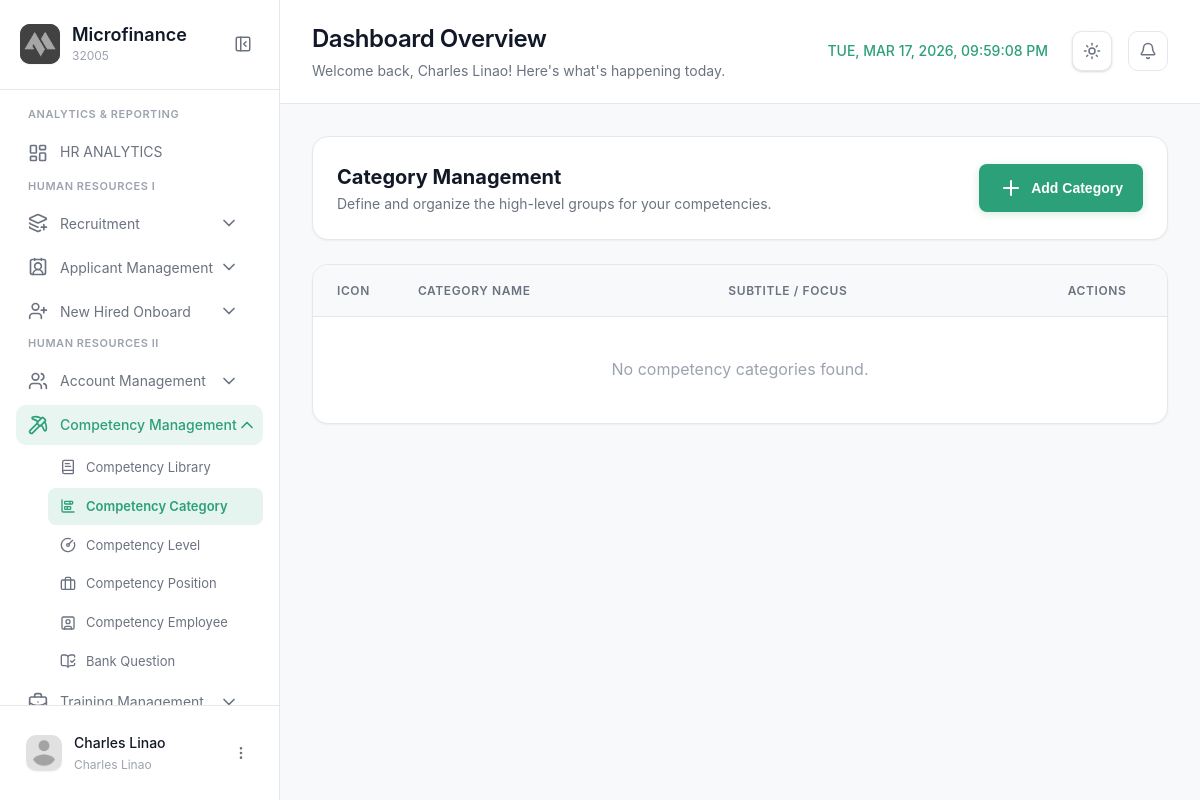
/modules/admin/competencycategory.php (signed in), run on an earlier commit of the app's database.
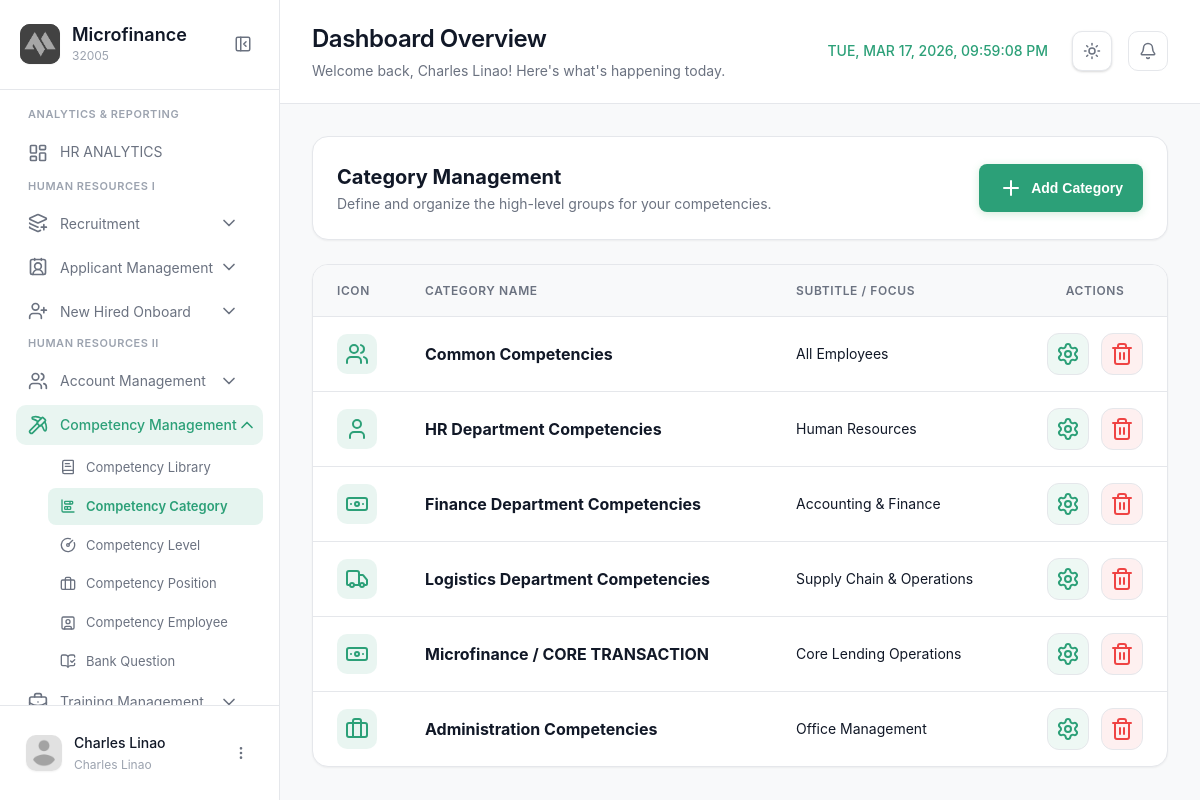
And on a later commit of the database.
### tables this page shows
CREATE TABLE `competency_categories` (
  `id` int(11) NOT NULL,
  `name` varchar(100) NOT NULL,
  `subtitle` varchar(100) DEFAULT NULL,
  `department_id` int(11) DEFAULT NULL
);

### modules/admin/competencycategory.php (the view, shortened to what this page needs)
<?php
$page = 'competencycategory';
$module = 'competency';
?>
<!DOCTYPE html>
<html lang="en">
<head>
  <link rel="stylesheet" href="../../css/competencycategory.css?v=1.2">
</head>
<body>
  <aside class="sidebar" id="sidebar">
    <div class="sidebar-header">
      <div class="logo-container">
        <div class="logo-wrapper">
          <img src="../../img/logo.png" alt="Logo" class="logo">
        </div>
        <div class="logo-text">
          <h2 class="app-name">Microfinance</h2>
          <span class="app-tagline">32005</span>
        </div>
      </div>
      <button class="sidebar-toggle" id="sidebarToggle">
        <i data-lucide="panel-left-close"></i>
      </button>
    </div>
    <nav class="sidebar-nav">
      <div class="nav-section">
        <span class="nav-section-title">ANALYTICS & REPORTING</span>
        <a href="dashboard.php" class="nav-item active">
          <i data-lucide="layout-dashboard"></i>
          <span>HR ANALYTICS</span>
        </a>
      <div class="nav-section">
        <span class="nav-section-title">HUMAN RESOURCES I</span>
        <div class="nav-item-group active">
          <button class="nav-item has-submenu" data-module="recruitment">
            <div class="nav-item-content">
              <i data-lucide="layers-plus"></i>
              <span>Recruitment</span>
            </div>
            <i data-lucide="chevron-down" class="submenu-icon"></i>
          </button>
          <div class="nav-item-group active">
          <button class="nav-item has-submenu" data-module="applicationmgt">
            <div class="nav-item-content">
              <i data-lucide="contact-round"></i>
              <span>Applicant Management</span>
            </div>
            <i data-lucide="chevron-down" class="submenu-icon"></i>
          </button>
          <div class="nav-item-group active">
          <button class="nav-item has-submenu" data-module="newhiredonboard">
            <div class="nav-item-content">
              <i data-lucide="user-plus"></i>
              <span>New Hired Onboard</span>
            </div>
            <i data-lucide="chevron-down" class="submenu-icon"></i>
          </button>
        </div>
        <div class="nav-section">
        <span class="nav-section-title">HUMAN RESOURCES II</span>
        <div class="nav-item-group active">
          <button class="nav-item has-submenu" data-module="accounts">
            <div class="nav-item-content">
              <i data-lucide="users"></i>
              <span>Account Management</span>
            </div>
            <i data-lucide="chevron-down" class="submenu-icon"></i>
          </button>
           <div class="nav-item-group <?php echo ($module === 'competency') ? 'active' : ''; ?>">
            <button class="nav-item has-submenu" data-module="competency">
              <div class="nav-item-content">
                <i data-lucide="pickaxe"></i>
                <span>Competency Management</span>
              </div>
              <i data-lucide="chevron-down" class="submenu-icon"></i>
            </button>
            <div class="submenu" id="submenu-competency">
              <a href="competencylibrary.php" class="submenu-item <?php echo ($page === 'competency') ? 'active' : ''; ?>">
                <i data-lucide="book-text"></i>
                <span>Competency Library</span>
              </a>
              <a href="competencycategory.php" class="submenu-item <?php echo ($page === 'competencycategory') ? 'active' : ''; ?>">
                <i data-lucide="chart-bar-stacked"></i>
                <span>Competency Category</span>
              </a>
               <a href="competencylevel.php" class="submenu-item <?php echo ($page === 'competencylevel') ? 'active' : ''; ?>">
                <i data-lucide="circle-gauge"></i>
                <span>Competency Level</span>
              </a>
              <a href="competencyposition.php" class="submenu-item <?php echo ($page === 'competencyposition') ? 'active' : ''; ?>">
                <i data-lucide="briefcase"></i>
                <span>Competency Position</span>
              </a>
              <a href="competencyemployee.php" class="submenu-item <?php echo ($page === 'competencyemployee') ? 'active' : ''; ?>">
                <i data-lucide="square-user"></i>
                <span>Competency Employee</span>
              </a>
                <a href="bankquestion.php" class="submenu-item <?php echo ($page === 'bankquestion') ? 'active' : ''; ?>">
                <i data-lucide="book-open-check"></i>
                <span>Bank Question</span>
              </a>
            </div>
        </div>
         <div class="nav-item-group <?php echo ($module === 'training') ? 'active' : ''; ?>">
            <button class="nav-item has-submenu" data-module="training">
              <div class="nav-item-content">
                <i data-lucide="briefcase-business"></i>
                <span>Training Management</span>
              </div>
              <i data-lucide="chevron-down" class="submenu-icon"></i>
            </button>
        </div>
    </nav>
    <div class="sidebar-footer">
      <div class="user-profile">
        <div class="user-avatar">
          <img src="../../img/profile.png" alt="User">
        </div>
        <div class="user-info">
          <span class="user-name"><?php echo htmlspecialchars($_SESSION['username'] ?? 'Admin'); ?></span>
          <span class="user-role"><?php echo htmlspecialchars($_SESSION['user_role'] ?? 'Administrator'); ?></span>
        </div>
        <button class="user-menu-btn" id="userMenuBtn">
          <i data-lucide="more-vertical"></i>
        </button>
      </div>
    </div>
  </aside>
  <main class="main-content">
    <header class="page-header">
      <div class="header-left">
        <div class="header-title">
          <h1>Dashboard Overview</h1>
          <p>Welcome back, <?php echo htmlspecialchars($_SESSION['username'] ?? 'User'); ?>! Here's what's happening today.</p>
        </div>
      </div>
      <div class="header-right">
                <div class="header-clock">
          <span id="realTimeClock"></span>
        </div>
        <button class="theme-toggle" id="themeToggle" aria-label="Toggle theme">
          <i data-lucide="sun" class="sun-icon"></i>
        </button>
        <button class="icon-btn">
          <i data-lucide="bell"></i>
        </button>
      </div>
    </header>
    <div class="content-wrapper">
      <?php require_once __DIR__ . '/../../config/config.php'; ?>
      <div class="action-bar-cat">
        <div class="ab-left-cat">
          <h2>Category Management</h2>
          <p>Define and organize the high-level groups for your competencies.</p>
        </div>
        <button class="add-category-btn-main" id="addCategoryBtnMain">
          <i data-lucide="plus"></i>
          <span>Add Category</span>
        </button>
      </div>
      <div class="category-grid">
        <table class="category-table-new">
          <thead>
            <tr>
              <th style="width: 80px;">Icon</th>
              <th>Category Name</th>
              <th>Subtitle / focus</th>
              <th style="width: 140px; text-align: center;">
                <div class="th-actions-cat">
                  <span>Actions</span>
                </div>
              </th>
            </tr>
          </thead>
          <tbody>
            <?php
            $query = "SELECT * FROM competency_categories ORDER BY id ASC";
            $result = $conn->query($query);
            if ($result && $result->num_rows > 0) {
                while ($row = $result->fetch_assoc()) {
                    $catName = strtolower($row['name']);
                    $displayIcon = 'folder';
                    if (strpos($catName, 'common') !== false) $displayIcon = 'users';
                    else if (strpos($catName, 'hr') !== false || strpos($catName, 'human') !== false) $displayIcon = 'user';
                    else if (strpos($catName, 'finance') !== false || strpos($catName, 'accounting') !== false) $displayIcon = 'banknote';
                    else if (strpos($catName, 'logistics') !== false) $displayIcon = 'truck';
                    else if (strpos($catName, 'microfinance') !== false || strpos($catName, 'core') !== false) $displayIcon = 'landmark';
                    else if (strpos($catName, 'admin') !== false) $displayIcon = 'briefcase';
            ?>
            <tr data-category-id="<?php echo $row['id']; ?>">
              <td>
                <div class="cat-icon-display">
                  <i data-lucide="<?php echo $displayIcon; ?>"></i>
                </div>
              </td>
              <td><strong><?php echo htmlspecialchars($row['name']); ?></strong></td>
              <td class="cat-subtitle-text"><?php echo htmlspecialchars($row['subtitle']); ?></td>
              <td style="text-align: center;">
                <div class="cat-actions">
                  <button class="action-btn edit-btn-cat" title="Edit Category"
                          data-id="<?php echo $row['id']; ?>"
                          data-name="<?php echo htmlspecialchars($row['name']); ?>"
                          data-subtitle="<?php echo htmlspecialchars($row['subtitle']); ?>">
                    <i data-lucide="settings"></i>
                  </button>
                  <button class="action-btn delete-btn-cat" title="Delete Category"
                          data-id="<?php echo $row['id']; ?>">
                    <i data-lucide="trash-2"></i>
                  </button>
                </div>
              </td>
            </tr>
            <?php
                }
            } else {
                echo '<tr><td colspan="4" style="text-align: center; padding: 40px; color: var(--text-tertiary);">No competency categories found.</td></tr>';
            }
            ?>
          </tbody>
        </table>
      </div>
    </div>
  </main>
</body>
</html>

What changed in the data, as far as the page shows it:
added competency_categories: name "Common Competencies", subtitle "All Employees"
added competency_categories: name "HR Department Competencies", subtitle "Human Resources"
added competency_categories: name "Finance Department Competencies", subtitle "Accounting & Finance"
added competency_categories: name "Logistics Department Competencies", subtitle "Supply Chain & Operations"
added competency_categories: name "Microfinance / CORE TRANSACTION", subtitle "Core Lending Operations"
added competency_categories: name "Administration Competencies", subtitle "Office Management"
Also different on the page:
text no longer shown: "No competency categories found."
